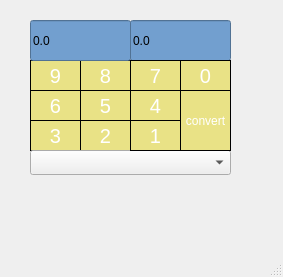
<?xml version="1.0" encoding="UTF-8"?>
<ui version="4.0">
 <class>converter</class>
 <widget class="QMainWindow" name="converter">
  <property name="geometry">
   <rect>
    <x>0</x>
    <y>0</y>
    <width>283</width>
    <height>277</height>
   </rect>
  </property>
  <property name="windowTitle">
   <string>MainWindow</string>
  </property>
  <widget class="QWidget" name="centralwidget">
   <widget class="QPushButton" name="pushButton_3">
    <property name="geometry">
     <rect>
      <x>30</x>
      <y>120</y>
      <width>51</width>
      <height>31</height>
     </rect>
    </property>
    <property name="sizeIncrement">
     <size>
      <width>10</width>
      <height>10</height>
     </size>
    </property>
    <property name="styleSheet">
     <string notr="true">QPushButton{
border:1px solid black;
background-color:#E9E286;
color:white;
font-size:20px;
}
QPushButton:pressed
{
background-color:#52C11D;
color:black
}</string>
    </property>
    <property name="text">
     <string>3</string>
    </property>
    <property name="autoRepeatDelay">
     <number>300</number>
    </property>
   </widget>
   <widget class="QPushButton" name="pushButton_5">
    <property name="geometry">
     <rect>
      <x>80</x>
      <y>90</y>
      <width>51</width>
      <height>31</height>
     </rect>
    </property>
    <property name="sizeIncrement">
     <size>
      <width>10</width>
      <height>10</height>
     </size>
    </property>
    <property name="styleSheet">
     <string notr="true">QPushButton{
border:1px solid black;
background-color:#E9E286;
color:white;
font-size:20px;
}
QPushButton:pressed
{
background-color:#52C11D;
color:black
}</string>
    </property>
    <property name="text">
     <string>5</string>
    </property>
    <property name="autoRepeatDelay">
     <number>300</number>
    </property>
   </widget>
   <widget class="QPushButton" name="pushButton_9">
    <property name="geometry">
     <rect>
      <x>30</x>
      <y>60</y>
      <width>51</width>
      <height>31</height>
     </rect>
    </property>
    <property name="sizeIncrement">
     <size>
      <width>10</width>
      <height>10</height>
     </size>
    </property>
    <property name="styleSheet">
     <string notr="true">QPushButton{
border:1px solid black;
background-color:#E9E286;
color:white;
font-size:20px;
}
QPushButton:pressed
{
background-color:#52C11D;
color:black
}</string>
    </property>
    <property name="text">
     <string>9</string>
    </property>
   </widget>
   <widget class="QPushButton" name="pushButton_8">
    <property name="geometry">
     <rect>
      <x>80</x>
      <y>60</y>
      <width>51</width>
      <height>31</height>
     </rect>
    </property>
    <property name="sizeIncrement">
     <size>
      <width>10</width>
      <height>10</height>
     </size>
    </property>
    <property name="focusPolicy">
     <enum>Qt::WheelFocus</enum>
    </property>
    <property name="contextMenuPolicy">
     <enum>Qt::ActionsContextMenu</enum>
    </property>
    <property name="styleSheet">
     <string notr="true">QPushButton{
border:1px solid black;
background-color:#E9E286;
color:white;
font-size:20px;
}
QPushButton:pressed
{
background-color:#52C11D;
color:black
}</string>
    </property>
    <property name="text">
     <string>8</string>
    </property>
    <property name="autoRepeatDelay">
     <number>300</number>
    </property>
   </widget>
   <widget class="QPushButton" name="pushButton_2">
    <property name="geometry">
     <rect>
      <x>80</x>
      <y>120</y>
      <width>51</width>
      <height>31</height>
     </rect>
    </property>
    <property name="sizeIncrement">
     <size>
      <width>10</width>
      <height>10</height>
     </size>
    </property>
    <property name="styleSheet">
     <string notr="true">QPushButton{
border:1px solid black;
background-color:#E9E286;
color:white;
font-size:20px;
}
QPushButton:pressed
{
background-color:#52C11D;
color:black
}</string>
    </property>
    <property name="text">
     <string>2</string>
    </property>
    <property name="autoRepeatDelay">
     <number>300</number>
    </property>
   </widget>
   <widget class="QPushButton" name="pushButton_4">
    <property name="geometry">
     <rect>
      <x>130</x>
      <y>90</y>
      <width>51</width>
      <height>31</height>
     </rect>
    </property>
    <property name="sizeIncrement">
     <size>
      <width>10</width>
      <height>10</height>
     </size>
    </property>
    <property name="styleSheet">
     <string notr="true">QPushButton{
border:1px solid black;
background-color:#E9E286;
color:white;
font-size:20px;
}
QPushButton:pressed
{
background-color:#52C11D;
color:black
}</string>
    </property>
    <property name="text">
     <string>4</string>
    </property>
    <property name="autoRepeatDelay">
     <number>300</number>
    </property>
   </widget>
   <widget class="QComboBox" name="comboBox">
    <property name="geometry">
     <rect>
      <x>30</x>
      <y>150</y>
      <width>201</width>
      <height>25</height>
     </rect>
    </property>
   </widget>
   <widget class="QPushButton" name="pushButton_1">
    <property name="geometry">
     <rect>
      <x>130</x>
      <y>120</y>
      <width>51</width>
      <height>31</height>
     </rect>
    </property>
    <property name="sizeIncrement">
     <size>
      <width>10</width>
      <height>10</height>
     </size>
    </property>
    <property name="styleSheet">
     <string notr="true">QPushButton{
border:1px solid black;
background-color:#E9E286;
color:white;
font-size:20px;
}
QPushButton:pressed
{
background-color:#52C11D;
color:black
}</string>
    </property>
    <property name="text">
     <string>1</string>
    </property>
    <property name="autoRepeatDelay">
     <number>300</number>
    </property>
   </widget>
   <widget class="QLineEdit" name="display_2">
    <property name="geometry">
     <rect>
      <x>30</x>
      <y>20</y>
      <width>101</width>
      <height>41</height>
     </rect>
    </property>
    <property name="styleSheet">
     <string notr="true">QLineEdit{
background-color: rgb(114, 159, 207);
qproperty-alignment:&quot;AlignRight&quot;;
}
</string>
    </property>
    <property name="text">
     <string>0.0</string>
    </property>
   </widget>
   <widget class="QLineEdit" name="display_3">
    <property name="geometry">
     <rect>
      <x>130</x>
      <y>20</y>
      <width>101</width>
      <height>41</height>
     </rect>
    </property>
    <property name="styleSheet">
     <string notr="true">QLineEdit{
background-color: rgb(114, 159, 207);
qproperty-alignment:&quot;AlignRight&quot;;
}
</string>
    </property>
    <property name="text">
     <string>0.0</string>
    </property>
   </widget>
   <widget class="QPushButton" name="pushButton_0">
    <property name="geometry">
     <rect>
      <x>180</x>
      <y>60</y>
      <width>51</width>
      <height>31</height>
     </rect>
    </property>
    <property name="sizeIncrement">
     <size>
      <width>10</width>
      <height>10</height>
     </size>
    </property>
    <property name="styleSheet">
     <string notr="true">QPushButton{
border:1px solid black;
background-color:#E9E286;
color:white;
font-size:20px;
}
QPushButton:pressed
{
background-color:#52C11D;
color:black
}</string>
    </property>
    <property name="text">
     <string>0</string>
    </property>
    <property name="autoRepeatDelay">
     <number>300</number>
    </property>
   </widget>
   <widget class="QPushButton" name="pushButton_7">
    <property name="geometry">
     <rect>
      <x>130</x>
      <y>60</y>
      <width>51</width>
      <height>31</height>
     </rect>
    </property>
    <property name="sizeIncrement">
     <size>
      <width>10</width>
      <height>10</height>
     </size>
    </property>
    <property name="focusPolicy">
     <enum>Qt::WheelFocus</enum>
    </property>
    <property name="contextMenuPolicy">
     <enum>Qt::ActionsContextMenu</enum>
    </property>
    <property name="styleSheet">
     <string notr="true">QPushButton{
border:1px solid black;
background-color:#E9E286;
color:white;
font-size:20px;
}
QPushButton:pressed
{
background-color:#52C11D;
color:black
}</string>
    </property>
    <property name="text">
     <string>7</string>
    </property>
    <property name="autoRepeatDelay">
     <number>300</number>
    </property>
   </widget>
   <widget class="QPushButton" name="pushButton_6">
    <property name="geometry">
     <rect>
      <x>30</x>
      <y>90</y>
      <width>51</width>
      <height>31</height>
     </rect>
    </property>
    <property name="sizeIncrement">
     <size>
      <width>10</width>
      <height>10</height>
     </size>
    </property>
    <property name="styleSheet">
     <string notr="true">QPushButton{
border:1px solid black;
background-color:#E9E286;
color:white;
font-size:20px;
}
QPushButton:pressed
{
background-color:#52C11D;
color:black
}</string>
    </property>
    <property name="text">
     <string>6</string>
    </property>
    <property name="autoRepeatDelay">
     <number>300</number>
    </property>
   </widget>
   <widget class="QPushButton" name="convert">
    <property name="geometry">
     <rect>
      <x>180</x>
      <y>90</y>
      <width>51</width>
      <height>61</height>
     </rect>
    </property>
    <property name="sizeIncrement">
     <size>
      <width>10</width>
      <height>10</height>
     </size>
    </property>
    <property name="styleSheet">
     <string notr="true">QPushButton{
border:1px solid black;
background-color:#E9E286;
color:white;
font-size:12px;
}
QPushButton:pressed
{
background-color:#52C11D;
color:black
}</string>
    </property>
    <property name="text">
     <string>convert</string>
    </property>
    <property name="autoRepeatDelay">
     <number>300</number>
    </property>
   </widget>
  </widget>
  <widget class="QMenuBar" name="menubar">
   <property name="geometry">
    <rect>
     <x>0</x>
     <y>0</y>
     <width>283</width>
     <height>22</height>
    </rect>
   </property>
  </widget>
  <widget class="QStatusBar" name="statusbar"/>
 </widget>
 <resources/>
 <connections/>
</ui>
